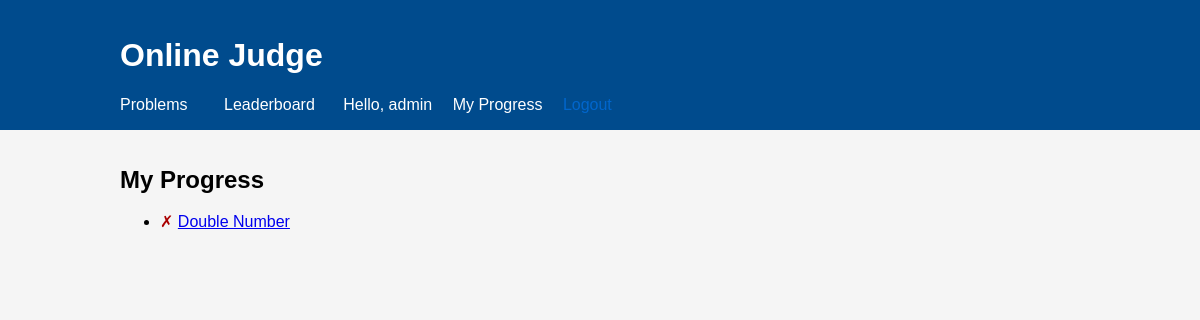
The page /progress/ (signed in) on the database as committed earlier.
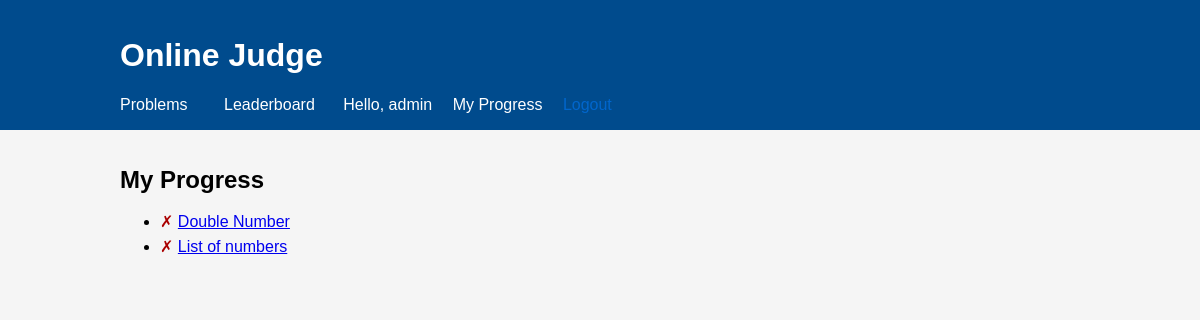
The same page on the database as committed later.
### judge/models.py (models this page shows, shortened)
class Problem(models.Model):
    title = models.CharField(max_length=200)
    description = models.TextField()

### judge/views.py (the view)
# urls.py: path('progress/', views.my_progress, name='my_progress'),
@login_required
def my_progress(request):
    user = request.user
    passed_sub_qs = Submission.objects.filter(
        user=user,
        problem=OuterRef('pk'),
        passed=True
    )
    problems = Problem.objects.all().annotate(
        passed=Exists(passed_sub_qs)
    )
    attempts_qs = Submission.objects.filter(user=user, problem=OuterRef('pk'))
    problems = problems.annotate(
    )
    return render(request, 'judge/my_progress.html', {'problems': problems})

### judge/templates/judge/my_progress.html (shortened to what this page needs)
{% extends 'judge/base.html' %}
{% block content %}
<h2>My Progress</h2>
<ul>
  {% for p in problems %}
    <li style="margin:.4rem 0;">
      {% if p.passed %}
        <span style="color:green;">✓</span>
      {% else %}
        <span style="color:#a00;">✗</span>
      {% endif %}
      <a href="{% url 'problem_detail' p.id %}">{{ p.title }}</a>
    </li>
  {% empty %}
    <li>No problems yet.</li>
  {% endfor %}
</ul>
{% endblock %}

Rows that differ between the two databases and show on the page:
added Problem: title "List of numbers"
